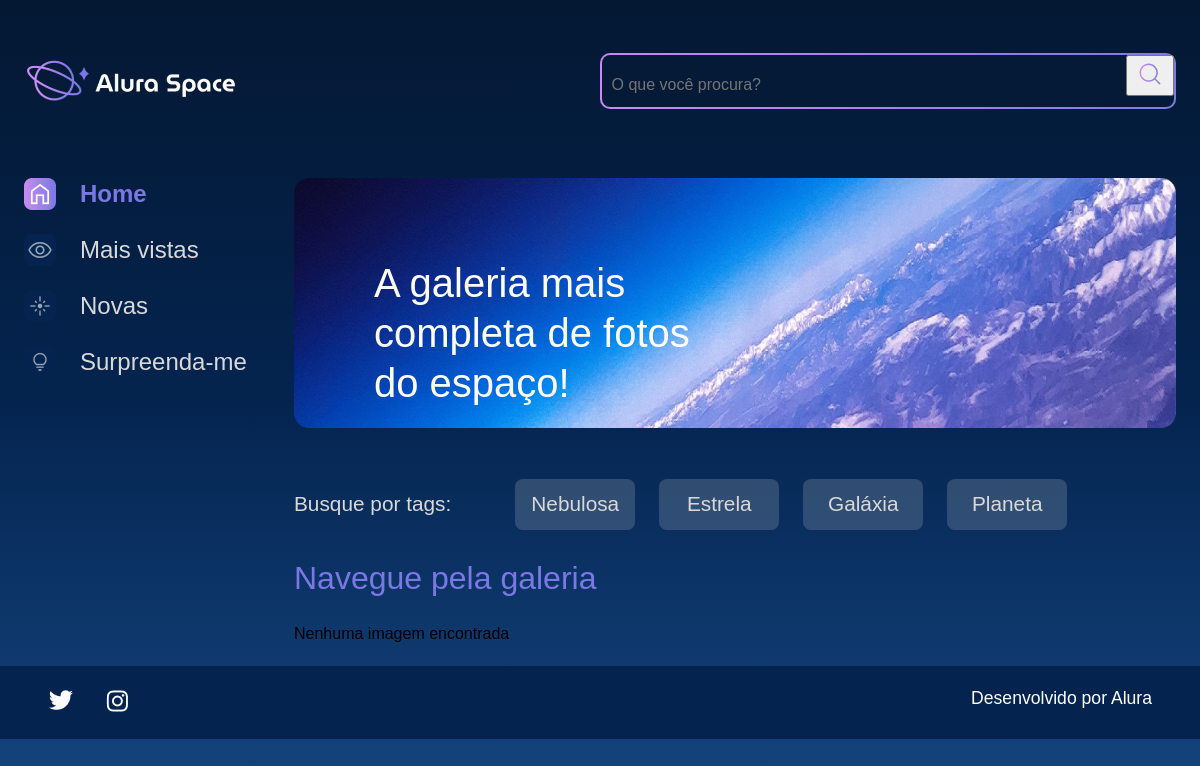
The app's page /, older data.
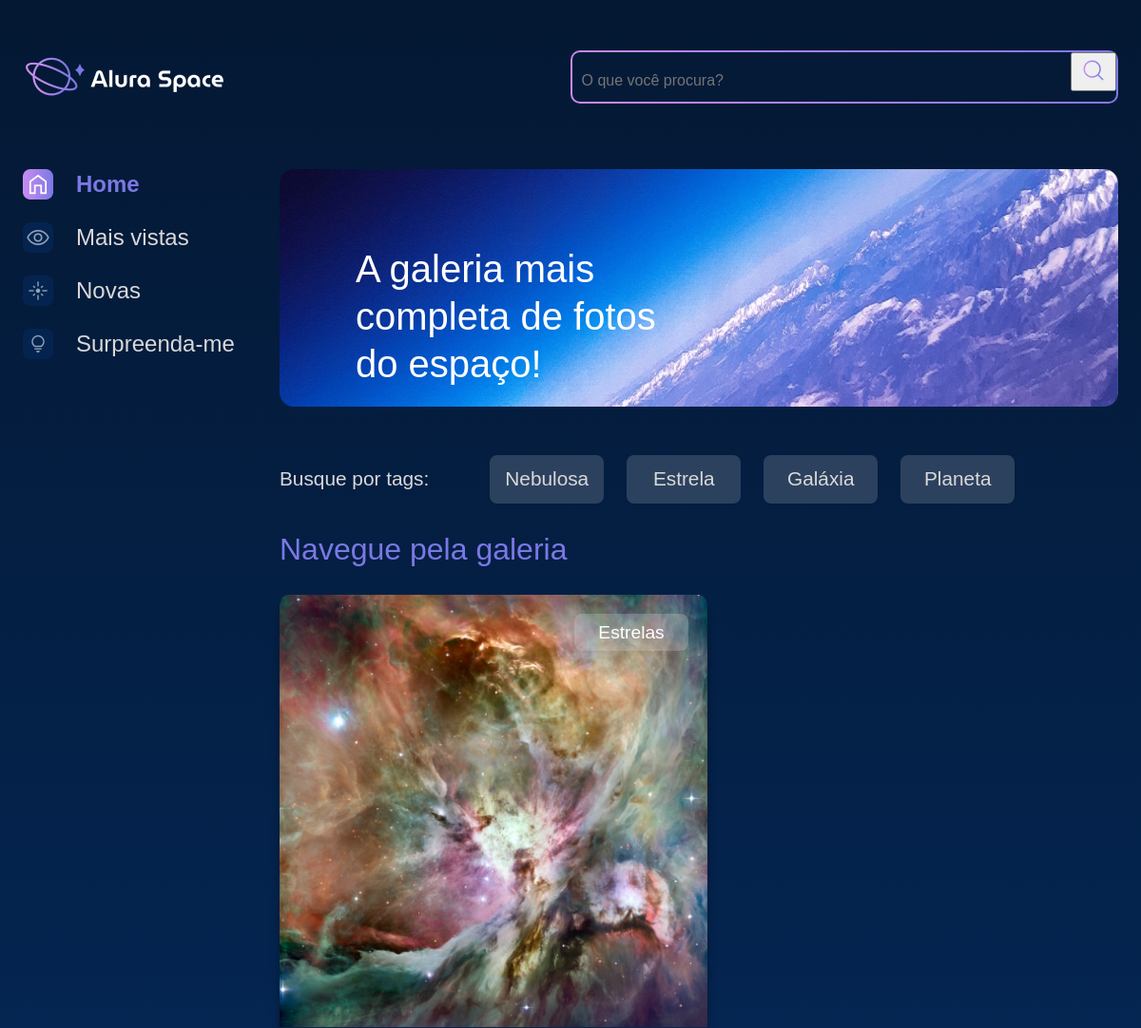
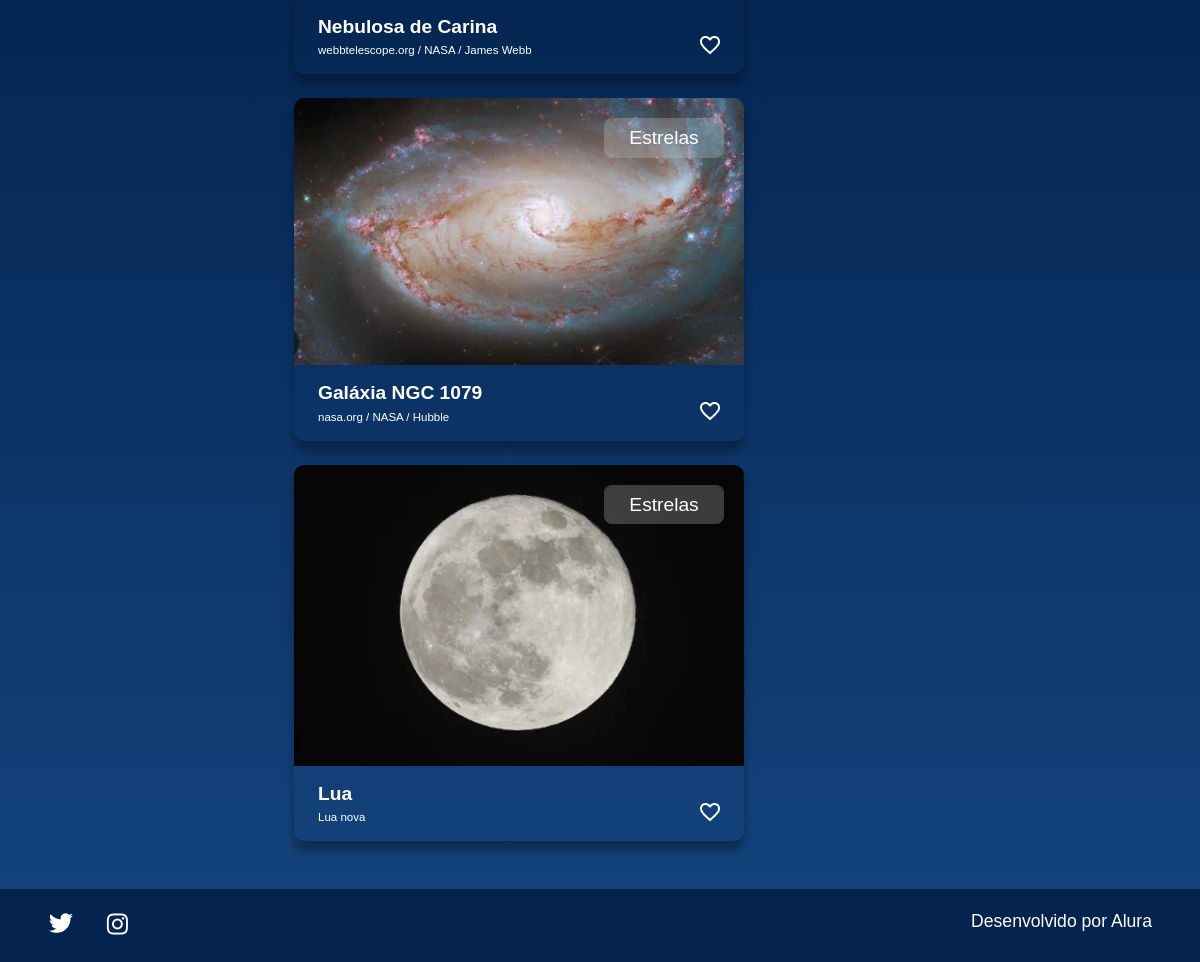
The same page, newer data (2 pictures, top to bottom).
### galeria/models.py (models this page shows, shortened)
class Fotografia(models.Model):
    OPCOES_CATEGORIA= [
        ('GALÁXIA', 'Galáxia'),
        ('NEBULOSA', 'Nebulosa'),
        ('ESTRELA', 'Estrela'),
        ('PLANETA', 'Planeta'),
    ]
    nome = models.CharField(max_length=100, null=False, blank=False)
    legenda = models.CharField(max_length=150, null=False, blank=False)
    categoria = models.CharField(max_length=100,choices = OPCOES_CATEGORIA,default='')
    descricao = models.TextField(null=False, blank=False)
    foto = models.ImageField(upload_to='fotos/%Y/%m/%d/', blank=True)
    publicada = models.BooleanField(default=False)
    data_fotografia = models.DateTimeField(default=datetime.now,null=False, blank=False)

### galeria/views.py (the view)
# urls.py: path('', index, name = 'index'),
def index(request):
    fotografias = Fotografia.objects.order_by("data_fotografia").filter(publicada=True)
    return render(request, 'galeria/index.html', {"cards": fotografias})

### galeria/templates/galeria/index.html
{% extends "galeria/base.html" %}
{% load static %}
{%block content %}
            <section class="conteudo">
                <section class="banner">
                    <img class="banner__imagem" src="{% static '/assets/imagens/Banner(2).png'%}" alt="banner Alura Space">
                    <h1 class="banner__titulo"> A galeria mais completa de fotos do espaço!</h1>
                </section>
                <section class="tags">
                    <p class="tags__titulo">Busque por tags:</p>
                    <ul class="tags__lista">
                        <li class="tags__tag">Nebulosa</li>
                        <li class="tags__tag">Estrela</li>
                        <li class="tags__tag">Galáxia</li>
                        <li class="tags__tag">Planeta</li>
                    </ul>
                </section>
                <section class="galeria">
                    <div class="cards">
                        <h2 class="cards__titulo">Navegue pela galeria</h2>
                        <ul class="cards__lista">
                            {% if cards %}
                            {% for fotografia in cards %}
                            <li class="card">
                                <a href="{% url 'imagem' fotografia.id %}">
                                    {% if fotografia.foto == '' or fotografia.foto == null %}
                                        <img class="card__imagem" src="{% static '/assets/imagens/galeria/not_found.png'%}" alt="foto">
                                    {% else%}
                                        <img class="card__imagem" src="{{fotografia.foto.url}}" alt="foto">
                                    {% endif %}
                                </a>
                               <span class="card__tag">Estrelas</span>
                               <div class="card__info">
                                   <p class="card__titulo">{{fotografia.nome}}</p>
                                   <div class="card__texto">
                                       <p class="card__descricao">{{fotografia.legenda}}</p>
                                       <span>
                                            <img src="{% static '/assets/ícones/1x/favorite_outline.png'%}" alt="ícone de coração">
                                        </span>
                                    </div>
                                </div>
                            </li>
                            {% endfor %}
                            {% else %}
                            <div class="imagem-nao-encontrada">
                                <h2>Nenhuma imagem encontrada</h2>
                            </div>
                            {% endif %}
                        </ul>
                    </div>
                </section>
            </section>
        </main>
    </div>
    {% endblock%}

### galeria/templates/galeria/base.html (shortened to what this page needs)
{% load static %}
<!DOCTYPE html>
<html lang="pt-br">
<head>
    <link rel="stylesheet" href="{% static 'styles/style.css' %}">
</head>
<body>
    {% include 'galeria/partials/_menu.html' %}
    {% block content %}
    {% endblock %}
    {% include 'galeria/partials/_footer.html' %}
</body>
</html>

### galeria/templates/galeria/partials/_menu.html
{% load static %}
<div class="pagina-inicial">
    <header class="cabecalho">
        <img src="{% static '/assets/logo/Logo(2).png' %}" alt="Logo da Alura Space" />
        <div class="cabecalho__busca">
            <div class="busca__fundo">
                <form action ="{% url 'buscar'%}">
                    <input class="busca__input" type="text" name ="buscar" placeholder="O que você procura?">
                    <button type='submit'>
                        <img class="busca__icone" src="{% static '/assets/ícones/1x/search.png' %}" alt="ícone de search">
                    </button>
                </form>
            </div>
        </div>
    </header>
    <main class="principal">
        <section class="menu-lateral">
            <nav class="menu-lateral__navegacao">
                <a href="{% url 'index' %}"><img src="{% static '/assets/ícones/1x/Home - ativo.png' %}"> Home</a>
                <a href="#"><img src="{% static '/assets/ícones/1x/Mais vistas - inativo.png' %}"> Mais vistas</a>
                <a href="#"><img src="{% static '/assets/ícones/1x/Novas - inativo.png' %}"> Novas</a>
                <a href="#"><img src="{% static '/assets/ícones/1x/Surpreenda-me - inativo.png' %}"> Surpreenda-me</a>
            </nav>
        </section>

### galeria/templates/galeria/partials/_footer.html
{% load static %}
<footer class="rodape">
    <div class="rodape__icones">
        <a href="https://twitter.com/AluraOnline" target=”_blank” >
            <img src="{% static '/assets/ícones/1x/twitter.png'%}" alt="ícone twitter">
        </a>
        <a href="https://www.instagram.com/aluraonline/" target=”_blank” >
            <img src="{% static '/assets/ícones/1x/instagram.png'%}" alt="ícone instagram">
        </a>
    </div>
    <p class="rodape__texto">Desenvolvido por Alura</p>
</footer>

### setup/static/styles/style.css (style rules this page uses)
html, body, div, span, applet, object, iframe, h1, h2, h3, h4, h5, h6, p, blockquote, pre, a, abbr, acronym, address, big, cite, code, del, dfn, em, img, ins, kbd, q, s, samp, small, strike, strong, sub, sup, tt, var, b, u, i, center, dl, dt, dd, ol, ul, li, fieldset, form, label, legend, table, caption, tbody, tfoot, thead, tr, th, td, article, aside, canvas, details, embed, figure, figcaption, footer, header, hgroup, menu, nav, output, ruby, section, summary, time, mark, audio, video { margin: 0; padding: 0; border: 0; font-size: 100%; font: inherit; vertical-align: baseline; }
article, aside, details, figcaption, figure, footer, header, hgroup, menu, nav, section { display: block; }
body { line-height: 1; font-family: 'Space Grotesk', sans-serif; min-height: 100vh; background: linear-gradient(#041833,#04244F,#154580); background-repeat: no-repeat; background-position: center; background-size: cover; }
ol, ul { list-style: none; }
.banner { width: auto; position: relative; margin-bottom: 1.5rem; }
.banner__imagem { width: 100%; }
.banner__titulo { color: #FFFFFF; font-size: 40px; width: 350px; line-height: 50px; position: absolute; top: 80px; left: 80px; }
.cabecalho { align-items: center; display: flex; justify-content: space-between; margin: 1.5rem 0 4rem 0; }
.cabecalho__busca { align-items: center; border-radius: 10px; background: linear-gradient(45deg, #C98CF1,#7B78E5); display: flex; height: auto; justify-content: space-between; padding: 2px; width: auto; }
.busca__fundo { align-items: center; background-color: #041A37; border-radius: 8px; display: flex; margin: 0 auto; width: 100%; }
.busca__input { align-items: center; background-color: transparent; border: none; font-size: 1rem; height: 24px; padding: 10px; width: 500px; }
.busca__icone { cursor: pointer; width: 2rem; height: 2rem; }
.cards { width: 100%; }
.cards__titulo { color: #7B78E5; font-size: 2rem; line-height: 3rem; margin-bottom: 1.5rem; }
.cards__lista { display: flex; flex-wrap: wrap; justify-content: space-between; align-content: space-between; }
.card { border-radius: 10px; box-shadow: 0px 10px 10px #00000050; color: #FFFFFF; margin-bottom: 1.5rem; position: relative; width: 450px; }
.card__imagem { width: 450px; border-radius: 10px 10px 0 0; }
.card__tag { background-color: #D9D9D940; border-radius: 8px; border: 2px solid transparent; font-size: 1.2rem; left: 310px; margin-right: 1.5rem; padding: .5rem .5rem; position: absolute; text-align: center; top: 20px; width: 100px; }
.card__info { font-size: 1.2rem; padding: 0 1.5rem 1rem 1.5rem; }
.card__titulo { font-weight: bold; line-height: 1.2rem; margin-top: 0.8em; }
.card__texto { display: flex; justify-content: space-between; flex-wrap: wrap; }
.card__texto img { cursor: pointer; }
.card__descricao { font-size: 0.6em; margin-top: 0.8em; }
.galeria { display: flex; width: 100%; }
.menu-lateral { padding-right: 1.5rem; box-sizing: border-box; min-width: 270px; }
.menu-lateral__navegacao { display: flex; flex-direction: column; }
.menu-lateral__navegacao a { font-family: 'Space Grotesk', sans-serif; align-items: center; display: flex; margin-bottom: 1.5rem; text-decoration: none; color: #D9D9D9; font-size: 24px; }
.menu-lateral__navegacao a:first-child { font-weight: bold; color: #7B78E5; }
.menu-lateral__navegacao img { margin-right: 1.5rem; }
.pagina-inicial { max-width: 1440px; padding: 1.5rem; margin: 0 auto; }
.principal { display: flex; justify-content: space-between; }
.rodape { background-color: #04244F; width: 100%; padding: 1.5rem 3rem; box-sizing: border-box; display: flex; justify-content: space-between; color: #FFFFFF; }
.rodape__icones { width: 80px; display: flex; justify-content: space-between; }
.rodape__texto { font-size: 1.1rem; }
.tags { padding: 1.5rem 0; display: flex; align-items: center; color: #D9D9D9; font-size: 1.3rem; }
.tags__titulo { margin-right: 4rem; }
.tags__lista { display: flex; }
.tags__tag { background-color: #D9D9D930; margin-right: 1.5rem; border-radius: 8px; padding: .8rem .5rem; width: 100px; text-align: center; border: 2px solid transparent; }

Row changes from the older to the newer data that the page shows:
now on this page (row edited): Fotografia: foto (picture), nome "Nebulosa de Carina", legenda "webbtelescope.org / NASA / James Webb"
added Fotografia: foto (picture), nome "Galáxia NGC 1079", legenda "nasa.org / NASA / Hubble"
added Fotografia: foto (picture), nome "Lua", legenda "Lua nova"
Text that changed along with them:
text no longer shown: "Nenhuma imagem encontrada"
